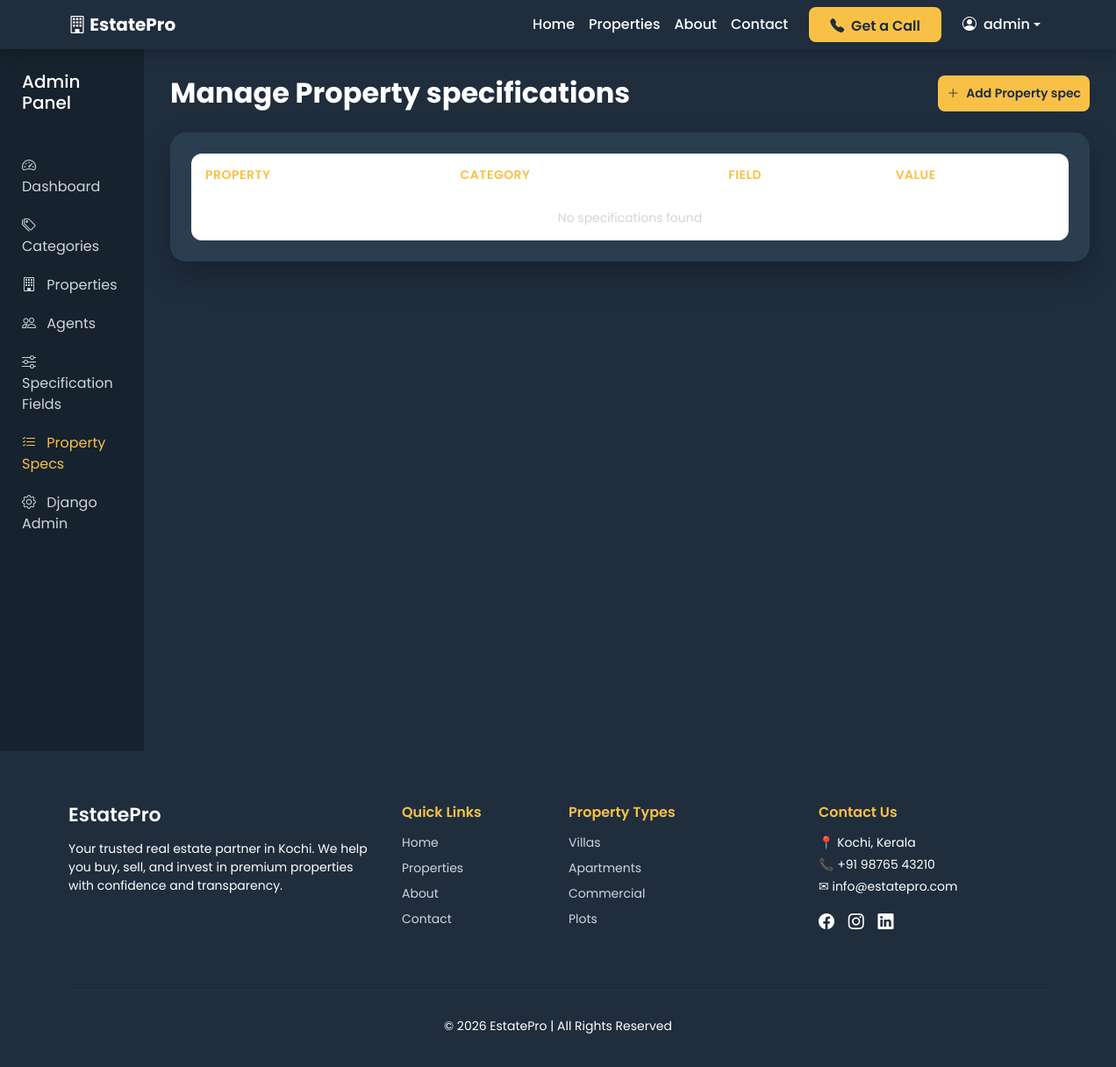
Before: /accounts/admin-dashboard/property-specs/ (signed in) with the older database file.
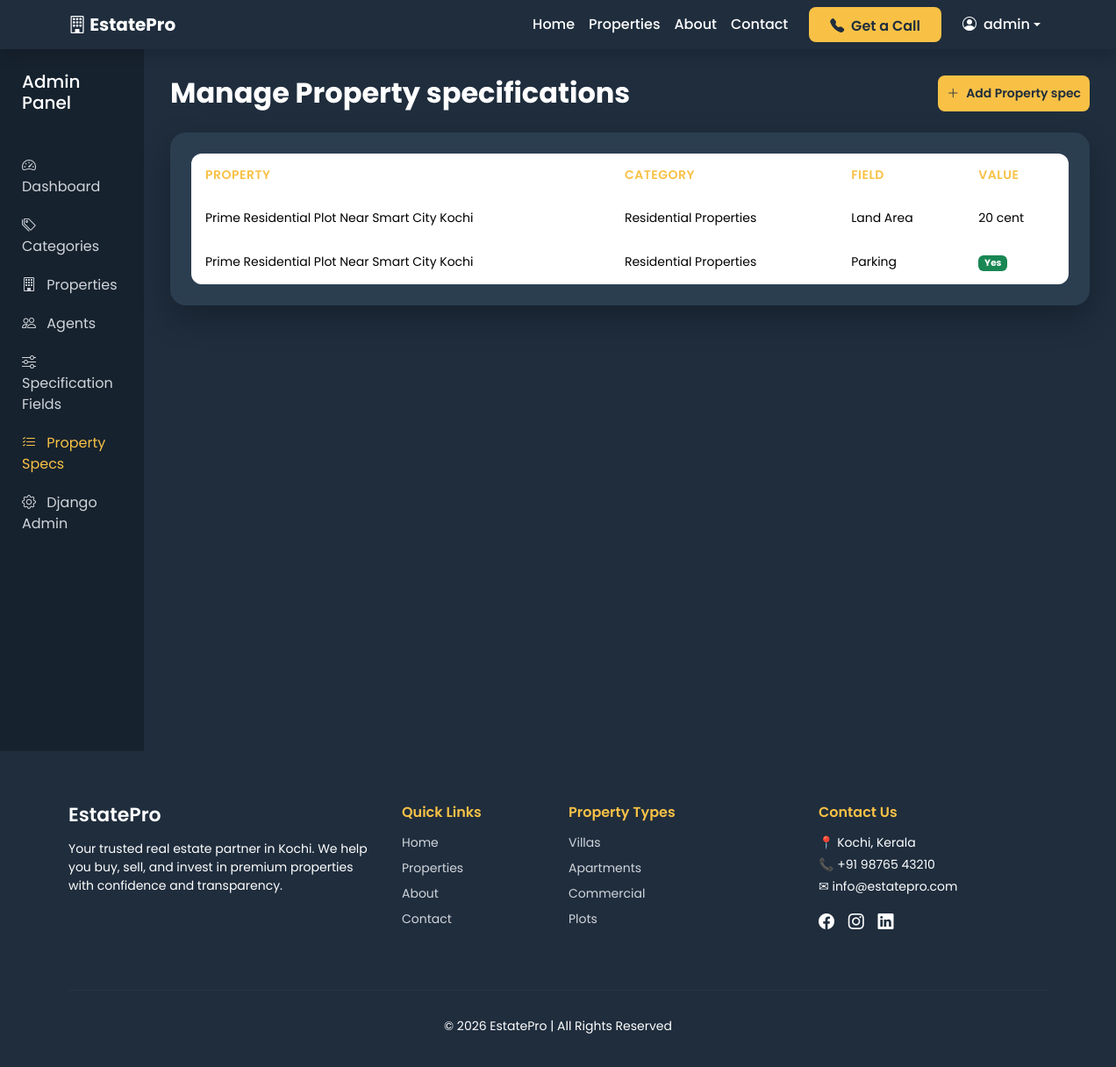
After: the same page with the newer database file.
### properties/models.py (models this page shows, shortened)
class PropertySpecification(models.Model):
    property = models.ForeignKey(Property, on_delete=models.CASCADE, related_name='specifications')
    field = models.ForeignKey(SpecificationField, on_delete=models.CASCADE)
    value_text = models.CharField(max_length=255, blank=True, null=True)
    value_number = models.DecimalField(max_digits=12, decimal_places=2, blank=True, null=True)
    value_boolean = models.BooleanField(blank=True, null=True)

class Property(models.Model):
    PROPERTY_TYPE = [
        ('Apartment', 'Apartment'),
        ('Villa', 'Villa'),
        ('Commercial', 'Commercial'),
        ('Plot', 'Plot'),
    ]
    LISTING_TYPE = [
        ('Sale', 'Sale'),
        ('Rent', 'Rent'),
    ]
    title = models.CharField(max_length=200)
    slug = models.SlugField(unique=True)
    description = models.TextField()
    price = models.DecimalField(max_digits=12, decimal_places=2)
    location = models.CharField(max_length=200)
    category = models.ForeignKey(
        Category,
        on_delete=models.CASCADE,
        related_name='properties'
    )
    owner = models.ForeignKey(
    User,
    on_delete=models.CASCADE,
    related_name='owned_properties',
    null=True,
    blank=True
    )
    agent = models.ForeignKey(
        User,
        on_delete=models.CASCADE,
        related_name='agent_properties',
        null=True,
        blank=True
    )
    listing_type = models.CharField(max_length=20, choices=LISTING_TYPE)
    bedrooms = models.IntegerField(default=0)
    bathrooms = models.IntegerField(default=0)
    area = models.IntegerField(help_text="Area in sqft")
    latitude = models.DecimalField(max_digits=9, decimal_places=6, blank=True, null=True)
    longitude = models.DecimalField(max_digits=9, decimal_places=6, blank=True, null=True)
    featured_image = CloudinaryField('image')
    is_featured = models.BooleanField(default=False)
    is_available = models.BooleanField(default=True)
    created_at = models.DateTimeField(auto_now_add=True)

class SpecificationField(models.Model):
    FIELD_TYPES = [
        ('text', 'Text'),
        ('number', 'Number'),
        ('boolean', 'Boolean'),
    ]
    category = models.ForeignKey(Category, on_delete=models.CASCADE, related_name='spec_fields')
    name = models.CharField(max_length=100)
    field_type = models.CharField(max_length=20, choices=FIELD_TYPES)

class Category(models.Model):
    name = models.CharField(max_length=100)
    slug = models.SlugField(unique=True, blank=True)
    image = CloudinaryField('image', blank=True, null=True)

### accounts/views.py (the view)
# urls.py: path('admin-dashboard/property-specs/', views.admin_property_specs, name='admin_property_specs'),
@login_required
def admin_property_specs(request):
    if not request.user.is_superuser:
        return redirect('home')
    specs = PropertySpecification.objects.select_related(
        'property',
        'field',
        'field__category'
    ).order_by('property')
    context = {
        'specs': specs
    }
    return render(request, 'property_specs.html', context)

### templates/property_specs.html (shortened to what this page needs)
{% extends 'base.html' %}
{% block content %}
<section class="admin-wrapper">
    <div class="admin-layout">
        <aside class="admin-sidebar" id="adminSidebar">
            <div class="sidebar-header">
                <h5>Admin Panel</h5>
            </div>
            <nav class="admin-menu">
                <a href="{% url 'admin_dashboard' %}" class="admin-link">
                    <i class="bi bi-speedometer2"></i> Dashboard
                </a>
                <a href="{% url 'admin_categories' %}" class="admin-link">
                    <i class="bi bi-tags"></i> Categories
                </a>
                <a href="{% url 'admin_properties' %}" class="admin-link">
                    <i class="bi bi-building"></i> Properties
                </a>
                <a href="{% url 'admin_agents' %}" class="admin-link">
                    <i class="bi bi-people"></i> Agents
                </a>
                <a href="{% url 'admin_spec_fields' %}" class="admin-link">
                    <i class="bi bi-sliders"></i> Specification Fields
                </a>
                <a href="{% url 'admin_property_specs' %}" class="admin-link active">
                    <i class="bi bi-list-check"></i> Property Specs
                </a>
                <a href="/admin/" class="admin-link">
                    <i class="bi bi-gear"></i> Django Admin
                </a>
            </nav>
        </aside>
        <main class="admin-content">
            <div class="d-flex justify-content-between align-items-center mb-4">
                <h2 class="fw-bold mb-0">Manage Property specifications</h2>
                <a href="{% url 'admin_add_property_spec' %}" class="btn-add-property">
                    <i class="bi bi-plus-lg me-2"></i> Add Property spec
                </a>
            </div>
                <div class="admin-card p-4">
                    <div class="table-responsive">
                        <table class="table admin-table align-middle">
                            <thead>
                                <tr>
                                    <th>Property</th>
                                    <th>Category</th>
                                    <th>Field</th>
                                    <th>Value</th>
                                </tr>
                            </thead>
                            <tbody>
                                {% for spec in specs %}
                                <tr>
                                    <td>{{ spec.property.title }}</td>
                                    <td>{{ spec.field.category.name }}</td>
                                    <td>{{ spec.field.name }}</td>
                                    <td>
                                        {% if spec.value_text %}
                                            {{ spec.value_text }}
                                        {% elif spec.value_number %}
                                            {{ spec.value_number }}
                                        {% elif spec.value_boolean %}
                                            <span class="badge bg-success">Yes</span>
                                        {% else %}
                                            <span class="badge bg-danger">No</span>
                                        {% endif %}
                                    </td>
                                </tr>
                                {% empty %}
                                <tr>
                                    <td colspan="4" class="text-center text-muted">
                                        No specifications found
                                    </td>
                                </tr>
                                {% endfor %}
                            </tbody>
                        </table>
                    </div>
                </div>
            </div>
    </div>
{% endblock %}

### templates/base.html (shortened to what this page needs)
{% load static %}
<!DOCTYPE html>
<html lang="en">
<head>
    <link href="https://cdn.jsdelivr.net/npm/bootstrap@5.3.2/dist/css/bootstrap.min.css" rel="stylesheet">
    <link href="https://cdn.jsdelivr.net/npm/bootstrap-icons@1.11.1/font/bootstrap-icons.css" rel="stylesheet">
    <link rel="stylesheet" href="{% static 'css/style.css' %}">
</head>
<body>
    <nav class="navbar navbar-expand-lg navbar-dark shadow custom-navbar">
        <div class="container">
            <a class="navbar-brand fw-bold" href="/">
                <i class="bi bi-building"></i> EstatePro
            </a>
            <div class="collapse navbar-collapse justify-content-end" id="navbarNav">
                <ul class="navbar-nav align-items-lg-center">
                    <li class="nav-item">
                        <a class="nav-link" href="/">Home</a>
                    </li>
                    <li class="nav-item">
                        <a class="nav-link" href="/properties/">Properties</a>
                    </li>
                    <li class="nav-item">
                        <a class="nav-link" href="/about/">About</a>
                    </li>
                    <li class="nav-item">
                        <a class="nav-link" href="/contact/">Contact</a>
                    </li>
                    <li class="nav-item ms-lg-3 mb-2 mb-lg-0">
                        <a href="/contact/" class="btn btn-gold px-4">
                            <i class="bi bi-telephone-fill me-1"></i> Get a Call
                        </a>
                    </li>
                    {% if user.is_authenticated %}
                    <li class="nav-item dropdown ms-lg-3">
                        <a class="nav-link dropdown-toggle d-flex align-items-center" href="#" role="button"
                            data-bs-toggle="dropdown">
                            <i class="bi bi-person-circle me-2"></i>
                            {{ user.username }}
                        </a>
                    </li>
                    {% else %}
                    <li class="nav-item ms-lg-3">
                        <a class="btn btn-outline-light px-3" href="{% url 'login' %}">
                            Login
                        </a>
                    </li>
                    {% endif %}
                </ul>
            </div>
        </div>
    </nav>
    <div class="main-content">
        {% block content %}
        {% endblock %}
    <footer class="footer-section text-white">
        <div class="container">
            <div class="row">
                <div class="col-lg-4 col-md-6 mb-4">
                    <h5 class="footer-title">EstatePro</h5>
                    <p>
                        Your trusted real estate partner in Kochi.
                        We help you buy, sell, and invest in premium properties
                        with confidence and transparency.
                    </p>
                </div>
                <div class="col-lg-2 col-md-6 mb-4">
                    <h6 class="footer-heading">Quick Links</h6>
                    <ul class="footer-links">
                        <li><a href="/">Home</a></li>
                        <li><a href="/properties/">Properties</a></li>
                        <li><a href="/about/">About</a></li>
                        <li><a href="/contact/">Contact</a></li>
                    </ul>
                </div>
                <div class="col-lg-3 col-md-6 mb-4">
                    <h6 class="footer-heading">Property Types</h6>
                    <ul class="footer-links">
                        <li><a href="#">Villas</a></li>
                        <li><a href="#">Apartments</a></li>
                        <li><a href="#">Commercial</a></li>
                        <li><a href="#">Plots</a></li>
                    </ul>
                </div>
                <div class="col-lg-3 col-md-6 mb-4">
                    <h6 class="footer-heading">Contact Us</h6>
                    <p class="mb-1">📍 Kochi, Kerala</p>
                    <p class="mb-1">📞 +91 98765 43210</p>
                    <p class="mb-1">✉ info@estatepro.com</p>
                    <div class="social-icons mt-3">
                        <a href="#"><i class="bi bi-facebook"></i></a>
                        <a href="#"><i class="bi bi-instagram"></i></a>
                        <a href="#"><i class="bi bi-linkedin"></i></a>
                    </div>
                </div>
            </div>
            <hr class="footer-divider">
            <div class="text-center pb-3">
                <p class="mb-0">
                    © 2026 EstatePro | All Rights Reserved
                </p>
            </div>
        </div>
    </footer>
</body>
</html>

Changed rows visible on the page:
added PropertySpecification: property "Prime Residential Plot Near Smart City Kochi", field.category.name "Residential Properties", field.name "Land Area", value_text "20 cent"
added PropertySpecification: property "Prime Residential Plot Near Smart City Kochi", field.category.name "Residential Properties", field.name "Parking", value_boolean "Yes"
Other visible differences:
text no longer shown: "No specifications found"
